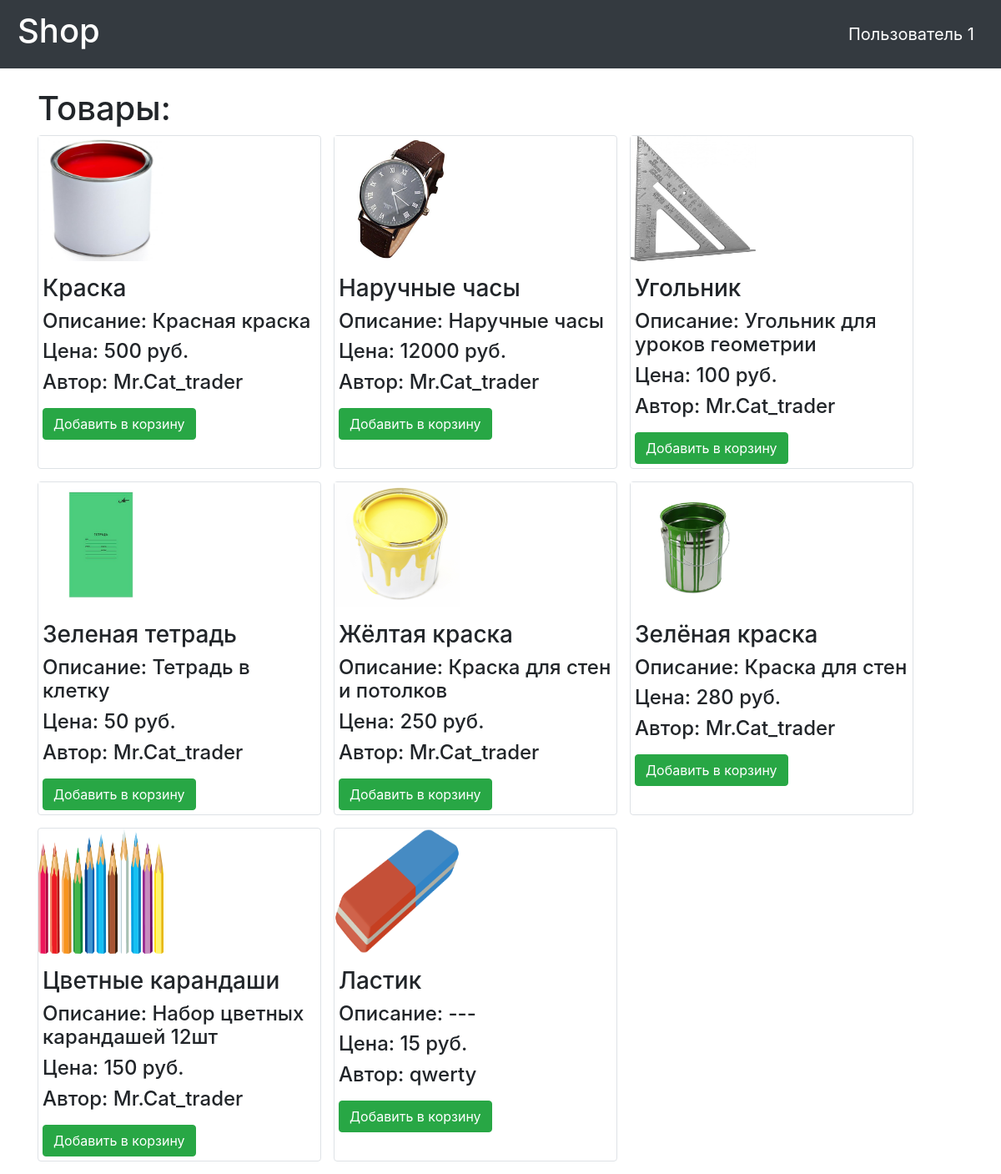
The page / (signed in) on the database its author committed.
### data/users.py (models this page shows, shortened)
class User(SqlAlchemyBase, UserMixin):
    __tablename__ = 'users'
    products = orm.relationship("Products", back_populates='user')
    id = sqlalchemy.Column(sqlalchemy.Integer,
                           primary_key=True, autoincrement=True)
    name = sqlalchemy.Column(sqlalchemy.String, nullable=True)
    email = sqlalchemy.Column(sqlalchemy.String,
                              index=True, unique=True, nullable=True)
    hashed_password = sqlalchemy.Column(sqlalchemy.String, nullable=True)
    role = sqlalchemy.Column(sqlalchemy.String)
    created_date = sqlalchemy.Column(sqlalchemy.DateTime,
                                     default=datetime.datetime.now)
    fav = sqlalchemy.Column(sqlalchemy.String)

### data/products.py (models this page shows)
class Products(SqlAlchemyBase):
    __tablename__ = 'products'
    id = sqlalchemy.Column(sqlalchemy.Integer,
                           primary_key=True, autoincrement=True)
    title = sqlalchemy.Column(sqlalchemy.String, nullable=True)
    content = sqlalchemy.Column(sqlalchemy.String, nullable=True)
    created_date = sqlalchemy.Column(sqlalchemy.DateTime,
                                     default=datetime.datetime.now)
    photo = sqlalchemy.Column(sqlalchemy.String)
    price = sqlalchemy.Column(sqlalchemy.Integer)
    user_id = sqlalchemy.Column(sqlalchemy.Integer,
                                sqlalchemy.ForeignKey("users.id"))
    user = orm.relationship('User')

### main.py (the view)
@app.route("/")
def index():
    db_sess = db_session.create_session()
    products = db_sess.query(Products)
    return render_template("index.html", products=products)

### data/db_session.py (called while the page is built)
def create_session() -> Session:
    global __factory
    return __factory()

### main.py (called while the page is built)
@login_manager.user_loader
def load_user(user_id):
    db_sess = db_session.create_session()
    return db_sess.query(User).get(user_id)

### templates/index.html
{% extends "base.html" %}
{% block content %}
<link rel="stylesheet" type="text/css" href="static/css/style.css" />
<br>
<h1>Товары:</h1>
{% for item in products%}
<div class="col-md6 border rounded">
    <img src="/static/img/{{item.photo}}" width=150 height=200 align="bottom" alt="Что-то пошло не так">
    <p>
    <h3>{{item.title}}</h3>
    <h4>Описание: {{item.content}}</h4>
    <h4>Цена: {{item.price}} руб.</h4>
    <h4>Автор: {{item.user.name}}</h4>
    </p>
    {% if current_user.is_authenticated %}
    <p><a href="/add_to_favourite/{{ item.id }}" class="btn btn-success">Добавить в корзину</a></p>
    {% endif %}
</div>
{% endfor %}
{% endblock %}

### templates/base.html (shortened to what this page needs)
<!doctype html>
<html lang="en">
<head>
    <link rel="stylesheet"
          href="https://stackpath.bootstrapcdn.com/bootstrap/4.4.1/css/bootstrap.min.css"
>
</head>
<body>
<header>
    <nav class="navbar navbar-dark bg-dark">
        <a class="navbar-brand" href="/"><h1>Shop</h1></a>
        {% if current_user.is_authenticated %}
            <a class="navbar-brand" href="/account">{{ current_user.name }}</a>
        {% else %}
            <p>
            <a class="btn btn-primary " href="/register">Зарегистрироваться</a>
            <a class="btn btn-success" href="/login">Войти</a>
            </p>
        {% endif %}
    </nav>
</header>
<main role="main" class="container">
    {% block content %}{% endblock %}
</main>
</body>
</html>

### static/css/style.css (style rules this page uses)
div { float: left; line-width: 1500px; width: 340px; height: 400px; margin-right: 15px; margin-bottom: 15px; background: white; }
img { display: block; width: 150px; height: 150px; }
h3 { margin-left: 5px; }
h4 { margin-left: 5px; }
a { display: block; margin-left: 5px; }

### rows shown on the page
User: name "Пользователь 1"
Products: photo (picture), title "Краска", content "Красная краска", price "500", user.name "Mr.Cat_trader"
Products: photo (picture), title "Наручные часы", content "Наручные часы", price "12000", user.name "Mr.Cat_trader"
Products: photo (picture), title "Угольник", content "Угольник для уроков геометрии", price "100", user.name "Mr.Cat_trader"
Products: photo (picture), title "Зеленая тетрадь", content "Тетрадь в клетку", price "50", user.name "Mr.Cat_trader"
Products: photo (picture), title "Жёлтая краска", content "Краска для стен и потолков", price "250", user.name "Mr.Cat_trader"
Products: photo (picture), title "Зелёная краска", content "Краска для стен", price "280", user.name "Mr.Cat_trader"
Products: photo (picture), title "Цветные карандаши", content "Набор цветных карандашей 12шт", price "150", user.name "Mr.Cat_trader"
Products: photo (picture), title "Ластик", content "---", price "15", user.name "qwerty"
